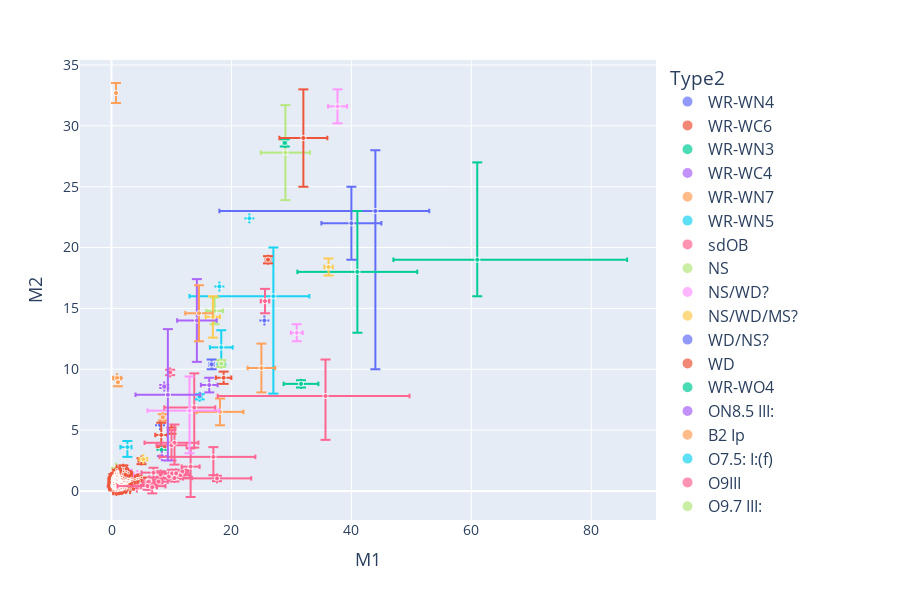

The cell this chart's notebook holds for it:
### Code cell
fig = plotly_vars('M1', 'M2', logx = False, logy = False, df = df_final)#, exclude_type2= 'WD')

### Figure 1 — Plotly figure (JSON) as saved in the notebook; plotly's stock layout.template omitted (floating-point values rounded to 4 significant figures; data arrays with more than 128 entries replaced by an {"elided": "..."} marker saying what was removed)
{"data": [{"customdata": [["O6 V", "BAT99 19"], ["O9 V", "BAT99 49"], ["O9 V", "BAT99 59"], ["O9 V", "BAT99 64"], ["O-O6 I", "SMC AB 7"]], "error_x": {"array": [5.0, NaN, NaN, NaN, 9.0], "arrayminus": [5.0, NaN, NaN, NaN, 26.0]}, "error_y": {"array": [3.0, NaN, NaN, NaN, 5.0], "arrayminus": [3.0, NaN, NaN, NaN, 13.0]}, "hovertemplate": "Type2=WR-WN4<br>M1=%{x}<br>M2=%{y}<br>marker_size=%{marker.size}<br>Type1=%{customdata[0]}<br>System Name=%{customdata[1]}<extra></extra>", "legendgroup": "WR-WN4", "marker": {"color": "#636efa", "size": [5, 5, 5, 5, 5], "sizemode": "area", "sizeref": 0.2, "symbol": "circle"}, "mode": "markers", "name": "WR-WN4", "showlegend": true, "type": "scattergl", "x": [40.0, NaN, NaN, NaN, 44.0], "xaxis": "x", "y": [22.0, NaN, NaN, NaN, 23.0], "yaxis": "y"}, {"customdata": [["O5 V", "BAT99 28"]], "error_x": {"array": [NaN], "arrayminus": [NaN]}, "error_y": {"array": [NaN], "arrayminus": [NaN]}, "hovertemplate": "Type2=WR-WC6<br>M1=%{x}<br>M2=%{y}<br>marker_size=%{marker.size}<br>Type1=%{customdata[0]}<br>System Name=%{customdata[1]}<extra></extra>", "legendgroup": "WR-WC6", "marker": {"color": "#EF553B", "size": [5], "sizemode": "area", "sizeref": 0.2, "symbol": "circle"}, "mode": "markers", "name": "WR-WC6", "showlegend": true, "type": "scattergl", "x": [NaN], "xaxis": "x", "y": [NaN], "yaxis": "y"}, {"customdata": [["B1.5 V", "BAT99 29"], ["O9 V", "BAT99 43"], ["O6.5 V", "BAT99 71"], ["O6 V", "BAT99 92"], ["O7 V", "BAT99 126"], ["O-O9", "SMC AB 3"], ["O-O5.5 V", "SMC AB 6"]], "error_x": {"array": [NaN, NaN, NaN, NaN, NaN, NaN, 10.0], "arrayminus": [NaN, NaN, NaN, NaN, NaN, NaN, 10.0]}, "error_y": {"array": [NaN, NaN, NaN, NaN, NaN, NaN, 5.0], "arrayminus": [NaN, NaN, NaN, NaN, NaN, NaN, 5.0]}, "hovertemplate": "Type2=WR-WN3<br>M1=%{x}<br>M2=%{y}<br>marker_size=%{marker.size}<br>Type1=%{customdata[0]}<br>System Name=%{customdata[1]}<extra></extra>", "legendgroup": "WR-WN3", "marker": {"color": "#00cc96", "size": [5, 5, 5, 5, 5, 5, 5], "sizemode": "area", "sizeref": 0.2, "symbol": "circle"}, "mode": "markers", "name": "WR-WN3", "showlegend": true, "type": "scattergl", "x": [NaN, NaN, NaN, NaN, NaN, NaN, 41.0], "xaxis": "x", "y": [NaN, NaN, NaN, NaN, NaN, NaN, 18.0], "yaxis": "y"}, {"customdata": [["O-uncertain", "BAT99 38"], ["O6 V", "BAT99 39"]], "error_x": {"array": [NaN, NaN], "arrayminus": [NaN, NaN]}, "error_y": {"array": [NaN, NaN], "arrayminus": [NaN, NaN]}, "hovertemplate": "Type2=WR-WC4<br>M1=%{x}<br>M2=%{y}<br>marker_size=%{marker.size}<br>Type1=%{customdata[0]}<br>System Name=%{customdata[1]}<extra></extra>", "legendgroup": "WR-WC4", "marker": {"color": "#ab63fa", "size": [5, 5], "sizemode": "area", "sizeref": 0.2, "symbol": "circle"}, "mode": "markers", "name": "WR-WC4", "showlegend": true, "type": "scattergl", "x": [NaN, NaN], "xaxis": "x", "y": [NaN, NaN], "yaxis": "y"}, {"customdata": [["O7.5 III", "BAT99 77"]], "error_x": {"array": [NaN], "arrayminus": [NaN]}, "error_y": {"array": [NaN], "arrayminus": [NaN]}, "hovertemplate": "Type2=WR-WN7<br>M1=%{x}<br>M2=%{y}<br>marker_size=%{marker.size}<br>Type1=%{customdata[0]}<br>System Name=%{customdata[1]}<extra></extra>", "legendgroup": "WR-WN7", "marker": {"color": "#FFA15A", "size": [5], "sizemode": "area", "sizeref": 0.2, "symbol": "circle"}, "mode": "markers", "name": "WR-WN7", "showlegend": true, "type": "scattergl", "x": [NaN], "xaxis": "x", "y": [NaN], "yaxis": "y"}, {"customdata": [["O4 V", "BAT99 103"], ["O4 V", "BAT99 129"]], "error_x": {"array": [NaN, 6.0], "arrayminus": [NaN, 14.0]}, "error_y": {"array": [NaN, 4.0], "arrayminus": [NaN, 8.0]}, "hovertemplate": "Type2=WR-WN5<br>M1=%{x}<br>M2=%{y}<br>marker_size=%{marker.size}<br>Type1=%{customdata[0]}<br>System Name=%{customdata[1]}<extra></extra>", "legendgroup": "WR-WN5", "marker": {"color": "#19d3f3", "size": [5, 5], "sizemode": "area", "sizeref": 0.2, "symbol": "circle"}, "mode": "markers", "name": "WR-WN5", "showlegend": true, "type": "scattergl", "x": [NaN, 27.0], "xaxis": "x", "y": [NaN, 16.0], "yaxis": "y"}, {"customdata": [["Be", "HD58978"], ["Be", "HD200120"], ["Be", "HD10516"], ["Be", "HD55606"], ["Be", "HD109387"], ["Be", "HD113120"], ["Be", "HD137387"], ["Be", "HD152478"], ["Be", "HD157042"], ["Be", "HD41335"], ["Be", "HD161306"], ["Be", "HD183537"], ["Be", "HD191610"], ["Be", "HD194335"], ["Be", "HD200310"], ["Be", "HD167128"]], "error_x": {"array": [1.5, 1.55, 0.3, 0.3, 0.48, 2.2, 1.0, 1.3, 2.9, 5.7, 0.26, 0.23, 0.38, 0.35, 0.49, 0.31], "arrayminus": [1.5, 1.55, 0.3, 0.3, 0.48, 2.2, 1.0, 1.3, 2.9, 5.7, 0.26, 0.23, 0.38, 0.35, 0.49, 0.31]}, "error_y": {"array": [0.2, 0.145, 0.2, 0.035, 0.043, 0.31, 0.14, 0.11, 0.29, 0.22, 0.074, 0.02, 0.28, 0.27, 0.23, 0.027], "arrayminus": [0.2, 0.145, 0.2, 0.035, 0.043, 0.31, 0.14, 0.11, 0.29, 0.22, 0.074, 0.02, 0.28, 0.27, 0.23, 0.027]}, "hovertemplate": "Type2=sdOB<br>M1=%{x}<br>M2=%{y}<br>marker_size=%{marker.size}<br>Type1=%{customdata[0]}<br>System Name=%{customdata[1]}<extra></extra>", "legendgroup": "sdOB", "marker": {"color": "#FF6692", "size": [5, 5, 5, 5, 5, 5, 5, 5, 5, 5, 5, 5, 5, 5, 5, 5], "sizemode": "area", "sizeref": 0.2, "symbol": "circle"}, "mode": "markers", "name": "sdOB", "showlegend": true, "type": "scattergl", "x": [11.5, 7.85, 9.6, 6.3, 3.65, 10.1, 11.8, 6.5, 10.5, 17.6, 6.02, 4.25, 6.26, 8.2, 10.75, 4.24], "xaxis": "x", "y": [1.3, 0.765, 1.2, 0.865, 0.426, 1.43, 1.6, 0.53, 1.06, 1.03, 0.784, 0.477, 0.76, 1.35, 1.45, 0.27], "yaxis": "y"}, {"customdata": [["MS", "Gaia NS1"], ["MS", "J0553-1349"], ["MS", "J2057-4742"], ["MS", "J1553-6846"], ["MS", "J2102+3703"], ["MS", "J0742-4749"], ["MS", "J0152-2049"], ["MS", "J0003-5604"], ["MS", "J1733+5808"], ["MS", "J1150-2203"], ["MS", "J1449+6919"], ["MS", "J0217-7541"], ["MS", "J0639-3655"], ["MS", "J1739+4502"], ["MS", "J0036-0932"], ["MS", "J1048+6547"], ["MS", "J2145+2837"], ["MS", "J2244-2236"], ["MS", "J0824+5254"], ["MS", "J0230+5950"], ["MS", "J0634+6256"], ["MS/WD?", "PSR B1820-11"], ["MS/WD?", "PSR J1954+2529"]], "error_x": {"array": [0.01, 0.06, 0.031, 0.05, 0.03, 0.05, 0.03, 0.03, 0.05, 0.06, 0.05, 0.033, 0.06, 0.03, 0.04, 0.05, 0.05, 0.03, 0.03, 0.03, 0.06, NaN, NaN], "arrayminus": [0.01, 0.06, 0.031, 0.05, 0.03, 0.05, 0.03, 0.03, 0.05, 0.06, 0.05, 0.033, 0.06, 0.03, 0.04, 0.05, 0.05, 0.03, 0.03, 0.03, 0.06, NaN, NaN]}, "error_y": {"array": [0.015, 0.05, 0.04, 0.032, 0.034, 0.04, 0.024, 0.04, 0.03, 0.04, 0.032, 0.033, 0.07, 0.04, 0.034, 0.07, 0.035, 0.023, 0.034, 0.034, 0.09, NaN, NaN], "arrayminus": [0.015, 0.05, 0.04, 0.032, 0.034, 0.04, 0.024, 0.04, 0.03, 0.04, 0.032, 0.033, 0.07, 0.04, 0.034, 0.07, 0.035, 0.023, 0.034, 0.034, 0.09, NaN, NaN]}, "hovertemplate": "Type2=NS<br>M1=%{x}<br>M2=%{y}<br>marker_size=%{marker.size}<br>Type1=%{customdata[0]}<br>System Name=%{customdata[1]}<extra></extra>", "legendgroup": "NS", "marker": {"color": "#B6E880", "size": [5, 5, 5, 5, 5, 5, 5, 5, 5, 5, 5, 5, 5, 5, 5, 5, 5, 5, 5, 5, 5, 5, 5], "sizemode": "area", "sizeref": 0.2, "symbol": "circle"}, "mode": "markers", "name": "NS", "showlegend": true, "type": "scattergl", "x": [0.79, 0.98, 1.048, 1.04, 1.03, 0.9, 0.782, 0.802, 1.16, 1.18, 0.91, 0.996, 1.32, 0.781, 0.94, 0.99, 0.95, 1.002, 1.102, 1.114, 1.18, NaN, NaN], "xaxis": "x", "y": [1.902, 1.33, 1.31, 1.323, 1.473, 1.28, 1.291, 1.34, 1.362, 1.39, 1.258, 1.396, 1.7, 1.38, 1.362, 1.52, 1.396, 1.443, 1.604, 1.401, 1.48, NaN, NaN], "yaxis": "y"}, {"customdata": [["MS", "2XMM J1255"], ["MS", "2MASS J06163552"], ["MS", "LAMOST J1123"], ["RG", "56 UMa"], ["MS", "J0606+2132"], ["MS", "G3431"]], "error_x": {"array": [0.05, 0.1, 0.02, 0.2, 1.03, 0.03], "arrayminus": [0.05, 0.1, 0.02, 0.2, 1.67, 0.03]}, "error_y": {"array": [0.18, 0.1, 0.03, 0.12, 0.4, NaN], "arrayminus": [0.21, 0.1, 0.03, 0.12, 0.35, NaN]}, "hovertemplate": "Type2=NS/WD?<br>M1=%{x}<br>M2=%{y}<br>marker_size=%{marker.size}<br>Type1=%{customdata[0]}<br>System Name=%{customdata[1]}<extra></extra>", "legendgroup": "NS/WD?", "marker": {"color": "#FF97FF", "size": [5, 5, 5, 5, 5, 5], "sizemode": "area", "sizeref": 0.2, "symbol": "circle"}, "mode": "markers", "name": "NS/WD?", "showlegend": true, "type": "scattergl", "x": [1.16, 1.6, 0.61, 4.3, 2.69, 1.42], "xaxis": "x", "y": [1.41, 1.3, 1.24, 1.31, 1.34, NaN], "yaxis": "y"}, {"customdata": [["RG", "G8441"]], "error_x": {"array": [0.03], "arrayminus": [0.03]}, "error_y": {"array": [NaN], "arrayminus": [NaN]}, "hovertemplate": "Type2=NS/WD/MS?<br>M1=%{x}<br>M2=%{y}<br>marker_size=%{marker.size}<br>Type1=%{customdata[0]}<br>System Name=%{customdata[1]}<extra></extra>", "legendgroup": "NS/WD/MS?", "marker": {"color": "#FECB52", "size": [5], "sizemode": "area", "sizeref": 0.2, "symbol": "circle"}, "mode": "markers", "name": "NS/WD/MS?", "showlegend": true, "type": "scattergl", "x": [0.28], "xaxis": "x", "y": [NaN], "yaxis": "y"}, {"customdata": [["MS", "LAMOST J2354"], ["MS", "2MASS J1527"]], "error_x": {"array": [0.05, 0.02], "arrayminus": [0.05, 0.02]}, "error_y": {"array": [0.05, 0.02], "arrayminus": [0.1, 0.02]}, "hovertemplate": "Type2=WD/NS?<br>M1=%{x}<br>M2=%{y}<br>marker_size=%{marker.size}<br>Type1=%{customdata[0]}<br>System Name=%{customdata[1]}<extra></extra>", "legendgroup": "WD/NS?", "marker": {"color": "#636efa", "size": [5, 5], "sizemode": "area", "sizeref": 0.2, "symbol": "circle"}, "mode": "markers", "name": "WD/NS?", "showlegend": true, "type": "scattergl", "x": [0.65, 0.63], "xaxis": "x", "y": [1.3, 0.69], "yaxis": "y"}, {"customdata": {"elided": "3618x2 str values"}, "error_x": {"array": {"elided": "3618 float values"}, "arrayminus": {"elided": "3618 float values"}}, "error_y": {"array": {"elided": "3618 float values"}, "arrayminus": {"elided": "3618 float values"}}, "hovertemplate": "Type2=WD<br>M1=%{x}<br>M2=%{y}<br>marker_size=%{marker.size}<br>Type1=%{customdata[0]}<br>System Name=%{customdata[1]}<extra></extra>", "legendgroup": "WD", "marker": {"color": "#EF553B", "size": {"elided": "3618 int values"}, "sizemode": "area", "sizeref": 0.2, "symbol": "circle"}, "mode": "markers", "name": "WD", "showlegend": true, "type": "scattergl", "x": {"elided": "3618 float values"}, "xaxis": "x", "y": {"elided": "3618 float values"}, "yaxis": "y"}, {"customdata": [["O-O4 V", "SMC AB 8"]], "error_x": {"array": [25.0], "arrayminus": [14.0]}, "error_y": {"array": [8.0], "arrayminus": [3.0]}, "hovertemplate": "Type2=WR-WO4<br>M1=%{x}<br>M2=%{y}<br>marker_size=%{marker.size}<br>Type1=%{customdata[0]}<br>System Name=%{customdata[1]}<extra></extra>", "legendgroup": "WR-WO4", "marker": {"color": "#00cc96", "size": [5], "sizemode": "area", "sizeref": 0.2, "symbol": "circle"}, "mode": "markers", "name": "WR-WO4", "showlegend": true, "type": "scattergl", "x": [61.0], "xaxis": "x", "y": [19.0], "yaxis": "y"}, {"customdata": [["O9.7: V:", "VFTS 061"]], "error_x": {"array": [1.4], "arrayminus": [1.4]}, "error_y": {"array": [0.6], "arrayminus": [0.6]}, "hovertemplate": "Type2=ON8.5 III:<br>M1=%{x}<br>M2=%{y}<br>marker_size=%{marker.size}<br>Type1=%{customdata[0]}<br>System Name=%{customdata[1]}<extra></extra>", "legendgroup": "ON8.5 III:", "marker": {"color": "#ab63fa", "size": [5], "sizemode": "area", "sizeref": 0.2, "symbol": "circle"}, "mode": "markers", "name": "ON8.5 III:", "showlegend": true, "type": "scattergl", "x": [16.3], "xaxis": "x", "y": [8.7], "yaxis": "y"}, {"customdata": [["O9 III:", "VFTS 652"]], "error_x": {"array": [3.9], "arrayminus": [3.9]}, "error_y": {"array": [1.1], "arrayminus": [1.1]}, "hovertemplate": "Type2=B2 Ip<br>M1=%{x}<br>M2=%{y}<br>marker_size=%{marker.size}<br>Type1=%{customdata[0]}<br>System Name=%{customdata[1]}<extra></extra>", "legendgroup": "B2 Ip", "marker": {"color": "#FFA15A", "size": [5], "sizemode": "area", "sizeref": 0.2, "symbol": "circle"}, "mode": "markers", "name": "B2 Ip", "showlegend": true, "type": "scattergl", "x": [18.1], "xaxis": "x", "y": [6.5], "yaxis": "y"}, {"customdata": [["ON9 Ia", "VFTS 538"]], "error_x": {"array": [1.9], "arrayminus": [1.9]}, "error_y": {"array": [1.4], "arrayminus": [1.4]}, "hovertemplate": "Type2=O7.5: I:(f)<br>M1=%{x}<br>M2=%{y}<br>marker_size=%{marker.size}<br>Type1=%{customdata[0]}<br>System Name=%{customdata[1]}<extra></extra>", "legendgroup": "O7.5: I:(f)", "marker": {"color": "#19d3f3", "size": [5], "sizemode": "area", "sizeref": 0.2, "symbol": "circle"}, "mode": "markers", "name": "O7.5: I:(f)", "showlegend": true, "type": "scattergl", "x": [18.3], "xaxis": "x", "y": [11.8], "yaxis": "y"}, {"customdata": [["O8V:", "HV 2543"]], "error_x": {"array": [0.7], "arrayminus": [0.7]}, "error_y": {"array": [1.0], "arrayminus": [1.0]}, "hovertemplate": "Type2=O9III<br>M1=%{x}<br>M2=%{y}<br>marker_size=%{marker.size}<br>Type1=%{customdata[0]}<br>System Name=%{customdata[1]}<extra></extra>", "legendgroup": "O9III", "marker": {"color": "#FF6692", "size": [5], "sizemode": "area", "sizeref": 0.2, "symbol": "circle"}, "mode": "markers", "name": "O9III", "showlegend": true, "type": "scattergl", "x": [25.6], "xaxis": "x", "y": [15.6], "yaxis": "y"}, {"customdata": [["O7::", "VFTS 450"]], "error_x": {"array": [4.1], "arrayminus": [4.1]}, "error_y": {"array": [3.9], "arrayminus": [3.9]}, "hovertemplate": "Type2=O9.7 III:<br>M1=%{x}<br>M2=%{y}<br>marker_size=%{marker.size}<br>Type1=%{customdata[0]}<br>System Name=%{customdata[1]}<extra></extra>", "legendgroup": "O9.7 III:", "marker": {"color": "#B6E880", "size": [5], "sizemode": "area", "sizeref": 0.2, "symbol": "circle"}, "mode": "markers", "name": "O9.7 III:", "showlegend": true, "type": "scattergl", "x": [29.0], "xaxis": "x", "y": [27.8], "yaxis": "y"}, {"customdata": [["O7V", "W61 28-22"]], "error_x": {"array": [1.0], "arrayminus": [1.0]}, "error_y": {"array": [0.7], "arrayminus": [0.7]}, "hovertemplate": "Type2= O8.5III<br>M1=%{x}<br>M2=%{y}<br>marker_size=%{marker.size}<br>Type1=%{customdata[0]}<br>System Name=%{customdata[1]}<extra></extra>", "legendgroup": " O8.5III", "marker": {"color": "#FF97FF", "size": [5], "sizemode": "area", "sizeref": 0.2, "symbol": "circle"}, "mode": "markers", "name": " O8.5III", "showlegend": true, "type": "scattergl", "x": [30.9], "xaxis": "x", "y": [13.0], "yaxis": "y"}, {"customdata": [["O7 III", "HV 2241"]], "error_x": {"array": [0.7], "arrayminus": [0.7]}, "error_y": {"array": [0.7], "arrayminus": [0.7]}, "hovertemplate": "Type2=B0 III<br>M1=%{x}<br>M2=%{y}<br>marker_size=%{marker.size}<br>Type1=%{customdata[0]}<br>System Name=%{customdata[1]}<extra></extra>", "legendgroup": "B0 III", "marker": {"color": "#FECB52", "size": [5], "sizemode": "area", "sizeref": 0.2, "symbol": "circle"}, "mode": "markers", "name": "B0 III", "showlegend": true, "type": "scattergl", "x": [36.2], "xaxis": "x", "y": [18.4], "yaxis": "y"}, {"customdata": [["B2V", "TT Aur"]], "error_x": {"array": [NaN], "arrayminus": [NaN]}, "error_y": {"array": [NaN], "arrayminus": [NaN]}, "hovertemplate": "Type2=B4<br>M1=%{x}<br>M2=%{y}<br>marker_size=%{marker.size}<br>Type1=%{customdata[0]}<br>System Name=%{customdata[1]}<extra></extra>", "legendgroup": "B4", "marker": {"color": "#636efa", "size": [5], "sizemode": "area", "sizeref": 0.2, "symbol": "circle"}, "mode": "markers", "name": "B4", "showlegend": true, "type": "scattergl", "x": [8.1], "xaxis": "x", "y": [5.4], "yaxis": "y"}, {"customdata": [["B1V", "Mu1 Sco"]], "error_x": {"array": [1.0], "arrayminus": [1.0]}, "error_y": {"array": [1.0], "arrayminus": [1.0]}, "hovertemplate": "Type2=B:<br>M1=%{x}<br>M2=%{y}<br>marker_size=%{marker.size}<br>Type1=%{customdata[0]}<br>System Name=%{customdata[1]}<extra></extra>", "legendgroup": "B:", "marker": {"color": "#EF553B", "size": [5], "sizemode": "area", "sizeref": 0.2, "symbol": "circle"}, "mode": "markers", "name": "B:", "showlegend": true, "type": "scattergl", "x": [8.3], "xaxis": "x", "y": [4.6], "yaxis": "y"}, {"customdata": [["B3", "SV Gem"]], "error_x": {"array": [NaN], "arrayminus": [NaN]}, "error_y": {"array": [NaN], "arrayminus": [NaN]}, "hovertemplate": "Type2=F:6.5:IV:<br>M1=%{x}<br>M2=%{y}<br>marker_size=%{marker.size}<br>Type1=%{customdata[0]}<br>System Name=%{customdata[1]}<extra></extra>", "legendgroup": "F:6.5:IV:", "marker": {"color": "#00cc96", "size": [5], "sizemode": "area", "sizeref": 0.2, "symbol": "circle"}, "mode": "markers", "name": "F:6.5:IV:", "showlegend": true, "type": "scattergl", "x": [8.34], "xaxis": "x", "y": [3.37], "yaxis": "y"}, {"customdata": [["B2.5V", "V454 Cyg"]], "error_x": {"array": [NaN], "arrayminus": [NaN]}, "error_y": {"array": [NaN], "arrayminus": [NaN]}, "hovertemplate": "Type2=B7III<br>M1=%{x}<br>M2=%{y}<br>marker_size=%{marker.size}<br>Type1=%{customdata[0]}<br>System Name=%{customdata[1]}<extra></extra>", "legendgroup": "B7III", "marker": {"color": "#ab63fa", "size": [5], "sizemode": "area", "sizeref": 0.2, "symbol": "circle"}, "mode": "markers", "name": "B7III", "showlegend": true, "type": "scattergl", "x": [8.4], "xaxis": "x", "y": [2.86], "yaxis": "y"}, {"customdata": [["MS", "Gaia BH1"], ["RG", "Gaia BH2"], ["RG", "Gaia BH3"], ["O7V", "VFTS 243"], ["MS", "NGC 3201 #12560"], ["O6.5III", "HD 130298"]], "error_x": {"array": [0.05, 0.19, 0.05, 2.3, 0.05, 3.8], "arrayminus": [0.05, 0.19, 0.05, 2.3, 0.05, 3.8]}, "error_y": {"array": [0.1, 0.34, 0.82, 2.0, NaN, NaN], "arrayminus": [0.1, 0.34, 0.82, 2.0, NaN, NaN]}, "hovertemplate": "Type2=BH<br>M1=%{x}<br>M2=%{y}<br>marker_size=%{marker.size}<br>Type1=%{customdata[0]}<br>System Name=%{customdata[1]}<extra></extra>", "legendgroup": "BH", "marker": {"color": "#FFA15A", "size": [5, 5, 5, 5, 5, 5], "sizemode": "area", "sizeref": 0.2, "symbol": "circle"}, "mode": "markers", "name": "BH", "showlegend": true, "type": "scattergl", "x": [0.93, 1.07, 0.76, 25.0, 0.81, 24.2], "xaxis": "x", "y": [9.27, 8.94, 32.7, 10.1, NaN, NaN], "yaxis": "y"}, {"customdata": [["RG", "G3425"]], "error_x": {"array": [0.68], "arrayminus": [1.18]}, "error_y": {"array": [0.5], "arrayminus": [0.8]}, "hovertemplate": "Type2=BH?<br>M1=%{x}<br>M2=%{y}<br>marker_size=%{marker.size}<br>Type1=%{customdata[0]}<br>System Name=%{customdata[1]}<extra></extra>", "legendgroup": "BH?", "marker": {"color": "#19d3f3", "size": [5], "sizemode": "area", "sizeref": 0.2, "symbol": "circle"}, "mode": "markers", "name": "BH?", "showlegend": true, "type": "scattergl", "x": [2.66], "xaxis": "x", "y": [3.6], "yaxis": "y"}, {"customdata": [["B", "VFTS 291"], ["B3Ve", "LB-1"], ["MS", "NGC 1850 BH1"], ["B2-3Ve", "HR 6819"], ["B0-1Ve", "2dFS 163"], ["Be", "2dFS 2553"], ["O9Ve", "Sk -71 35"], ["Be", "SMCSGS-FS 69"], ["?", "Gamma Columbae"], ["B", "Upsilon Sagittarii"]], "error_x": {"array": [1.5, 2.0, 2.5, 3.0, 4.0, 3.5, 14.0, 7.0, NaN, 0.8], "arrayminus": [1.5, 2.0, 2.5, 5.0, 5.0, 5.0, 18.0, 9.0, NaN, 0.8]}, "error_y": {"array": [1.5, 0.4, 1.25, 0.1, 1.5, 2.8, 3.0, 0.8, 0.5, 0.2], "arrayminus": [2.5, 0.4, 1.25, 0.3, 1.8, 3.3, 3.6, 1.5, 0.5, 0.5]}, "hovertemplate": "Type2=SS<br>M1=%{x}<br>M2=%{y}<br>marker_size=%{marker.size}<br>Type1=%{customdata[0]}<br>System Name=%{customdata[1]}<extra></extra>", "legendgroup": "SS", "marker": {"color": "#FF6692", "size": [5, 5, 5, 5, 5, 5, 5, 5, 5, 5], "sizemode": "area", "sizeref": 0.2, "symbol": "circle"}, "mode": "markers", "name": "SS", "showlegend": true, "type": "scattergl", "x": [13.2, 7.0, 10.0, 6.0, 10.5, 13.8, 35.7, 17.0, NaN, 6.8], "xaxis": "x", "y": [2.0, 1.5, 3.75, 0.4, 3.96, 6.86, 7.8, 2.8, 4.5, 0.3], "yaxis": "y"}, {"customdata": [["O6-7:(f):, Contact", "LSS 3074"]], "error_x": {"array": [1.4], "arrayminus": [1.4]}, "error_y": {"array": [1.1], "arrayminus": [1.1]}, "hovertemplate": "Type2=O4 f +, Contact<br>M1=%{x}<br>M2=%{y}<br>marker_size=%{marker.size}<br>Type1=%{customdata[0]}<br>System Name=%{customdata[1]}<extra></extra>", "legendgroup": "O4 f +, Contact", "marker": {"color": "#B6E880", "size": [5], "sizemode": "area", "sizeref": 0.2, "symbol": "circle"}, "mode": "markers", "name": "O4 f +, Contact", "showlegend": true, "type": "scattergl", "x": [17.2], "xaxis": "x", "y": [14.8], "yaxis": "y"}, {"customdata": [["O4.5-6V, Contact", "MY Cam"]], "error_x": {"array": [1.6], "arrayminus": [1.6]}, "error_y": {"array": [1.4], "arrayminus": [1.4]}, "hovertemplate": "Type2=O6V, Contact<br>M1=%{x}<br>M2=%{y}<br>marker_size=%{marker.size}<br>Type1=%{customdata[0]}<br>System Name=%{customdata[1]}<extra></extra>", "legendgroup": "O6V, Contact", "marker": {"color": "#FF97FF", "size": [5], "sizemode": "area", "sizeref": 0.2, "symbol": "circle"}, "mode": "markers", "name": "O6V, Contact", "showlegend": true, "type": "scattergl", "x": [37.7], "xaxis": "x", "y": [31.6], "yaxis": "y"}, {"customdata": [["O9V, Contact", "OGLE SMC-SC10 108086"]], "error_x": {"array": [1.2], "arrayminus": [1.2]}, "error_y": {"array": [1.7], "arrayminus": [1.7]}, "hovertemplate": "Type2=O9.5-B0V, Contact<br>M1=%{x}<br>M2=%{y}<br>marker_size=%{marker.size}<br>Type1=%{customdata[0]}<br>System Name=%{customdata[1]}<extra></extra>", "legendgroup": "O9.5-B0V, Contact", "marker": {"color": "#FECB52", "size": [5], "sizemode": "area", "sizeref": 0.2, "symbol": "circle"}, "mode": "markers", "name": "O9.5-B0V, Contact", "showlegend": true, "type": "scattergl", "x": [16.9], "xaxis": "x", "y": [14.3], "yaxis": "y"}, {"customdata": [["O7V, Contact", "TU Mus"]], "error_x": {"array": [0.4], "arrayminus": [0.4]}, "error_y": {"array": [0.4], "arrayminus": [0.4]}, "hovertemplate": "Type2=O8V, Contact<br>M1=%{x}<br>M2=%{y}<br>marker_size=%{marker.size}<br>Type1=%{customdata[0]}<br>System Name=%{customdata[1]}<extra></extra>", "legendgroup": "O8V, Contact", "marker": {"color": "#636efa", "size": [5], "sizemode": "area", "sizeref": 0.2, "symbol": "circle"}, "mode": "markers", "name": "O8V, Contact", "showlegend": true, "type": "scattergl", "x": [16.7], "xaxis": "x", "y": [10.4], "yaxis": "y"}, {"customdata": [["O6.5V((f)), Contact", "V382 Cyg"]], "error_x": {"array": [0.4], "arrayminus": [0.4]}, "error_y": {"array": [0.3], "arrayminus": [0.3]}, "hovertemplate": "Type2=O6V((f)), Contact<br>M1=%{x}<br>M2=%{y}<br>marker_size=%{marker.size}<br>Type1=%{customdata[0]}<br>System Name=%{customdata[1]}<extra></extra>", "legendgroup": "O6V((f)), Contact", "marker": {"color": "#EF553B", "size": [5], "sizemode": "area", "sizeref": 0.2, "symbol": "circle"}, "mode": "markers", "name": "O6V((f)), Contact", "showlegend": true, "type": "scattergl", "x": [26.1], "xaxis": "x", "y": [19.0], "yaxis": "y"}, {"customdata": [["O4.5 V(n)((fc))z, Contact", "VFTS 352"]], "error_x": {"array": [0.3], "arrayminus": [0.3]}, "error_y": {"array": [0.3], "arrayminus": [0.3]}, "hovertemplate": "Type2=O5.5 V(n)((fc))z, Contact<br>M1=%{x}<br>M2=%{y}<br>marker_size=%{marker.size}<br>Type1=%{customdata[0]}<br>System Name=%{customdata[1]}<extra></extra>", "legendgroup": "O5.5 V(n)((fc))z, Contact", "marker": {"color": "#00cc96", "size": [5], "sizemode": "area", "sizeref": 0.2, "symbol": "circle"}, "mode": "markers", "name": "O5.5 V(n)((fc))z, Contact", "showlegend": true, "type": "scattergl", "x": [28.9], "xaxis": "x", "y": [28.6], "yaxis": "y"}, {"customdata": [["B1V, Contact", "CT Tau"], ["B1V, Contact", "GU Mon"]], "error_x": {"array": [3.3, 0.13], "arrayminus": [3.3, 0.13]}, "error_y": {"array": [3.4, 0.12], "arrayminus": [3.4, 0.12]}, "hovertemplate": "Type2=B1V, Contact<br>M1=%{x}<br>M2=%{y}<br>marker_size=%{marker.size}<br>Type1=%{customdata[0]}<br>System Name=%{customdata[1]}<extra></extra>", "legendgroup": "B1V, Contact", "marker": {"color": "#ab63fa", "size": [5, 5], "sizemode": "area", "sizeref": 0.2, "symbol": "circle"}, "mode": "markers", "name": "B1V, Contact", "showlegend": true, "type": "scattergl", "x": [14.25, 8.79], "xaxis": "x", "y": [14.01, 8.58], "yaxis": "y"}, {"customdata": [["B, Contact?", "SV Cen"]], "error_x": {"array": [0.35], "arrayminus": [0.35]}, "error_y": {"array": [0.26], "arrayminus": [0.26]}, "hovertemplate": "Type2=B, Contact?<br>M1=%{x}<br>M2=%{y}<br>marker_size=%{marker.size}<br>Type1=%{customdata[0]}<br>System Name=%{customdata[1]}<extra></extra>", "legendgroup": "B, Contact?", "marker": {"color": "#FFA15A", "size": [5], "sizemode": "area", "sizeref": 0.2, "symbol": "circle"}, "mode": "markers", "name": "B, Contact?", "showlegend": true, "type": "scattergl", "x": [8.56], "xaxis": "x", "y": [6.05], "yaxis": "y"}, {"customdata": [["B0.5V, Contact", "V606 Cen"]], "error_x": {"array": [0.4], "arrayminus": [0.4]}, "error_y": {"array": [0.22], "arrayminus": [0.22]}, "hovertemplate": "Type2=B2V, Contact<br>M1=%{x}<br>M2=%{y}<br>marker_size=%{marker.size}<br>Type1=%{customdata[0]}<br>System Name=%{customdata[1]}<extra></extra>", "legendgroup": "B2V, Contact", "marker": {"color": "#19d3f3", "size": [5], "sizemode": "area", "sizeref": 0.2, "symbol": "circle"}, "mode": "markers", "name": "B2V, Contact", "showlegend": true, "type": "scattergl", "x": [14.7], "xaxis": "x", "y": [7.74], "yaxis": "y"}, {"customdata": [["B1-1.5V, Contact", "V701 Sco"]], "error_x": {"array": [0.22], "arrayminus": [0.22]}, "error_y": {"array": [0.22], "arrayminus": [0.22]}, "hovertemplate": "Type2=B1-1.5V, Contact<br>M1=%{x}<br>M2=%{y}<br>marker_size=%{marker.size}<br>Type1=%{customdata[0]}<br>System Name=%{customdata[1]}<extra></extra>", "legendgroup": "B1-1.5V, Contact", "marker": {"color": "#FF6692", "size": [5], "sizemode": "area", "sizeref": 0.2, "symbol": "circle"}, "mode": "markers", "name": "B1-1.5V, Contact", "showlegend": true, "type": "scattergl", "x": [9.78], "xaxis": "x", "y": [9.74], "yaxis": "y"}, {"customdata": [["B0V, Contact", "V745 Cas"]], "error_x": {"array": [0.51], "arrayminus": [0.51]}, "error_y": {"array": [0.28], "arrayminus": [0.28]}, "hovertemplate": "Type2=B1-2 IV/V, Contact<br>M1=%{x}<br>M2=%{y}<br>marker_size=%{marker.size}<br>Type1=%{customdata[0]}<br>System Name=%{customdata[1]}<extra></extra>", "legendgroup": "B1-2 IV/V, Contact", "marker": {"color": "#B6E880", "size": [5], "sizemode": "area", "sizeref": 0.2, "symbol": "circle"}, "mode": "markers", "name": "B1-2 IV/V, Contact", "showlegend": true, "type": "scattergl", "x": [18.31], "xaxis": "x", "y": [10.47], "yaxis": "y"}, {"customdata": [["B0V, Contact", "VFTS 066"]], "error_x": {"array": [5.0], "arrayminus": [7.0]}, "error_y": {"array": [2.8], "arrayminus": [3.5]}, "hovertemplate": "Type2=B1.5III, Contact<br>M1=%{x}<br>M2=%{y}<br>marker_size=%{marker.size}<br>Type1=%{customdata[0]}<br>System Name=%{customdata[1]}<extra></extra>", "legendgroup": "B1.5III, Contact", "marker": {"color": "#FF97FF", "size": [5], "sizemode": "area", "sizeref": 0.2, "symbol": "circle"}, "mode": "markers", "name": "B1.5III, Contact", "showlegend": true, "type": "scattergl", "x": [13.0], "xaxis": "x", "y": [6.6], "yaxis": "y"}, {"customdata": [["B5V, Contact", "RZ Pyx"]], "error_x": {"array": [0.4], "arrayminus": [0.4]}, "error_y": {"array": [0.1], "arrayminus": [0.1]}, "hovertemplate": "Type2=B5/7V, Contact<br>M1=%{x}<br>M2=%{y}<br>marker_size=%{marker.size}<br>Type1=%{customdata[0]}<br>System Name=%{customdata[1]}<extra></extra>", "legendgroup": "B5/7V, Contact", "marker": {"color": "#FECB52", "size": [5], "sizemode": "area", "sizeref": 0.2, "symbol": "circle"}, "mode": "markers", "name": "B5/7V, Contact", "showlegend": true, "type": "scattergl", "x": [5.3], "xaxis": "x", "y": [2.61], "yaxis": "y"}, {"customdata": [["O9II, Contact", "LY Aur"]], "error_x": {"array": [NaN], "arrayminus": [NaN]}, "error_y": {"array": [NaN], "arrayminus": [NaN]}, "hovertemplate": "Type2=O9III, Contact<br>M1=%{x}<br>M2=%{y}<br>marker_size=%{marker.size}<br>Type1=%{customdata[0]}<br>System Name=%{customdata[1]}<extra></extra>", "legendgroup": "O9III, Contact", "marker": {"color": "#636efa", "size": [5], "sizemode": "area", "sizeref": 0.2, "symbol": "circle"}, "mode": "markers", "name": "O9III, Contact", "showlegend": true, "type": "scattergl", "x": [25.5], "xaxis": "x", "y": [14.0], "yaxis": "y"}, {"customdata": [["O9.5V, Contact", "XZ Cep"], ["B0-B.05III , Contact", "V348 Car"]], "error_x": {"array": [1.3, 4.0], "arrayminus": [1.3, 4.0]}, "error_y": {"array": [0.5, 4.0], "arrayminus": [0.5, 4.0]}, "hovertemplate": "Type2=B1III, Contact<br>M1=%{x}<br>M2=%{y}<br>marker_size=%{marker.size}<br>Type1=%{customdata[0]}<br>System Name=%{customdata[1]}<extra></extra>", "legendgroup": "B1III, Contact", "marker": {"color": "#EF553B", "size": [5, 5], "sizemode": "area", "sizeref": 0.2, "symbol": "circle"}, "mode": "markers", "name": "B1III, Contact", "showlegend": true, "type": "scattergl", "x": [18.7, 32.0], "xaxis": "x", "y": [9.3, 29.0], "yaxis": "y"}, {"customdata": [["O6.5-7 Ia, Contact", "V729 Cyg"]], "error_x": {"array": [2.9], "arrayminus": [2.9]}, "error_y": {"array": [0.3], "arrayminus": [0.3]}, "hovertemplate": "Type2=Ofpe/WN9, Contact<br>M1=%{x}<br>M2=%{y}<br>marker_size=%{marker.size}<br>Type1=%{customdata[0]}<br>System Name=%{customdata[1]}<extra></extra>", "legendgroup": "Ofpe/WN9, Contact", "marker": {"color": "#00cc96", "size": [5], "sizemode": "area", "sizeref": 0.2, "symbol": "circle"}, "mode": "markers", "name": "Ofpe/WN9, Contact", "showlegend": true, "type": "scattergl", "x": [31.6], "xaxis": "x", "y": [8.8], "yaxis": "y"}, {"customdata": [["B, Contact", "BH Cen"]], "error_x": {"array": [5.4], "arrayminus": [5.4]}, "error_y": {"array": [5.4], "arrayminus": [5.4]}, "hovertemplate": "Type2=B, Contact<br>M1=%{x}<br>M2=%{y}<br>marker_size=%{marker.size}<br>Type1=%{customdata[0]}<br>System Name=%{customdata[1]}<extra></extra>", "legendgroup": "B, Contact", "marker": {"color": "#ab63fa", "size": [5], "sizemode": "area", "sizeref": 0.2, "symbol": "circle"}, "mode": "markers", "name": "B, Contact", "showlegend": true, "type": "scattergl", "x": [9.4], "xaxis": "x", "y": [7.9], "yaxis": "y"}, {"customdata": [["O9V, Contact", "HD 64315B"]], "error_x": {"array": [2.3], "arrayminus": [2.3]}, "error_y": {"array": [2.3], "arrayminus": [2.3]}, "hovertemplate": "Type2=O9V, Contact<br>M1=%{x}<br>M2=%{y}<br>marker_size=%{marker.size}<br>Type1=%{customdata[0]}<br>System Name=%{customdata[1]}<extra></extra>", "legendgroup": "O9V, Contact", "marker": {"color": "#FFA15A", "size": [5], "sizemode": "area", "sizeref": 0.2, "symbol": "circle"}, "mode": "markers", "name": "O9V, Contact", "showlegend": true, "type": "scattergl", "x": [14.6], "xaxis": "x", "y": [14.6], "yaxis": "y"}, {"customdata": [["O, Contact", "DIRECT V4741 M31A"], ["O, Contact", "DIRECT V1555 M31A"]], "error_x": {"array": [NaN, NaN], "arrayminus": [NaN, NaN]}, "error_y": {"array": [NaN, NaN], "arrayminus": [NaN, NaN]}, "hovertemplate": "Type2=O, Contact<br>M1=%{x}<br>M2=%{y}<br>marker_size=%{marker.size}<br>Type1=%{customdata[0]}<br>System Name=%{customdata[1]}<extra></extra>", "legendgroup": "O, Contact", "marker": {"color": "#19d3f3", "size": [5, 5], "sizemode": "area", "sizeref": 0.2, "symbol": "circle"}, "mode": "markers", "name": "O, Contact", "showlegend": true, "type": "scattergl", "x": [18.0, 23.0], "xaxis": "x", "y": [16.8, 22.4], "yaxis": "y"}], "layout": {"height": 600, "legend": {"font": {"size": 16}, "itemsizing": "constant", "title": {"text": "Type2"}, "tracegroupgap": 0}, "margin": {"t": 60}, "width": 900, "xaxis": {"anchor": "y", "domain": [0, 1], "tickfont": {"size": 14}, "title": {"font": {"size": 18}, "text": "M1"}}, "yaxis": {"anchor": "x", "domain": [0, 1], "tickfont": {"size": 14}, "title": {"font": {"size": 18}, "text": "M2"}}}}
